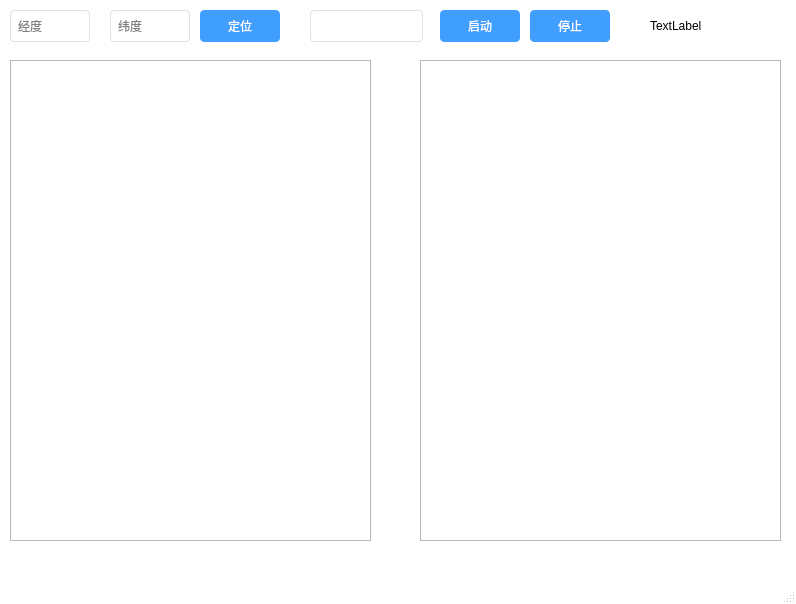
<?xml version="1.0" encoding="UTF-8"?>
<ui version="4.0">
 <class>MainWindow</class>
 <widget class="QMainWindow" name="MainWindow">
  <property name="geometry">
   <rect>
    <x>0</x>
    <y>0</y>
    <width>796</width>
    <height>604</height>
   </rect>
  </property>
  <property name="windowTitle">
   <string>MainWindow</string>
  </property>
  <property name="styleSheet">
   <string notr="true">QMainWindow{
	background-color:#fff
}
QPushButton{
	padding: 9px 15px;
	color:#fff;
	border:1px solid #409eff;
	border-radius: 4px;
    background-color:#409eff;
}
QPushButton:hover{	
	background: #66b1ff;
    border-color: #66b1ff;
    color: #fff;
}
QLineEdit{
	padding:0 5px;
	border-radius: 4px;
	border: 1px solid #dcdfe6;
}</string>
  </property>
  <widget class="QWidget" name="centralwidget">
   <widget class="QPushButton" name="pushButton">
    <property name="geometry">
     <rect>
      <x>200</x>
      <y>10</y>
      <width>80</width>
      <height>32</height>
     </rect>
    </property>
    <property name="cursor">
     <cursorShape>PointingHandCursor</cursorShape>
    </property>
    <property name="text">
     <string>定位</string>
    </property>
   </widget>
   <widget class="QLineEdit" name="lineEdit">
    <property name="geometry">
     <rect>
      <x>110</x>
      <y>10</y>
      <width>80</width>
      <height>32</height>
     </rect>
    </property>
    <property name="placeholderText">
     <string>纬度</string>
    </property>
   </widget>
   <widget class="QLineEdit" name="lineEdit_2">
    <property name="geometry">
     <rect>
      <x>10</x>
      <y>10</y>
      <width>80</width>
      <height>32</height>
     </rect>
    </property>
    <property name="placeholderText">
     <string>经度</string>
    </property>
   </widget>
   <widget class="QPushButton" name="pushButton_2">
    <property name="geometry">
     <rect>
      <x>440</x>
      <y>10</y>
      <width>80</width>
      <height>32</height>
     </rect>
    </property>
    <property name="cursor">
     <cursorShape>PointingHandCursor</cursorShape>
    </property>
    <property name="text">
     <string>启动</string>
    </property>
   </widget>
   <widget class="QPushButton" name="pushButton_3">
    <property name="geometry">
     <rect>
      <x>530</x>
      <y>10</y>
      <width>80</width>
      <height>32</height>
     </rect>
    </property>
    <property name="cursor">
     <cursorShape>PointingHandCursor</cursorShape>
    </property>
    <property name="text">
     <string>停止</string>
    </property>
   </widget>
   <widget class="QTextBrowser" name="textBrowser">
    <property name="geometry">
     <rect>
      <x>420</x>
      <y>60</y>
      <width>361</width>
      <height>481</height>
     </rect>
    </property>
   </widget>
   <widget class="QLineEdit" name="lineEdit_3">
    <property name="geometry">
     <rect>
      <x>310</x>
      <y>10</y>
      <width>113</width>
      <height>32</height>
     </rect>
    </property>
   </widget>
   <widget class="QListView" name="listView">
    <property name="geometry">
     <rect>
      <x>10</x>
      <y>60</y>
      <width>361</width>
      <height>481</height>
     </rect>
    </property>
   </widget>
   <widget class="QLabel" name="label">
    <property name="geometry">
     <rect>
      <x>650</x>
      <y>20</y>
      <width>54</width>
      <height>12</height>
     </rect>
    </property>
    <property name="text">
     <string>TextLabel</string>
    </property>
   </widget>
  </widget>
  <widget class="QMenuBar" name="menubar">
   <property name="geometry">
    <rect>
     <x>0</x>
     <y>0</y>
     <width>796</width>
     <height>23</height>
    </rect>
   </property>
  </widget>
  <widget class="QStatusBar" name="statusbar"/>
 </widget>
 <resources/>
 <connections/>
</ui>
